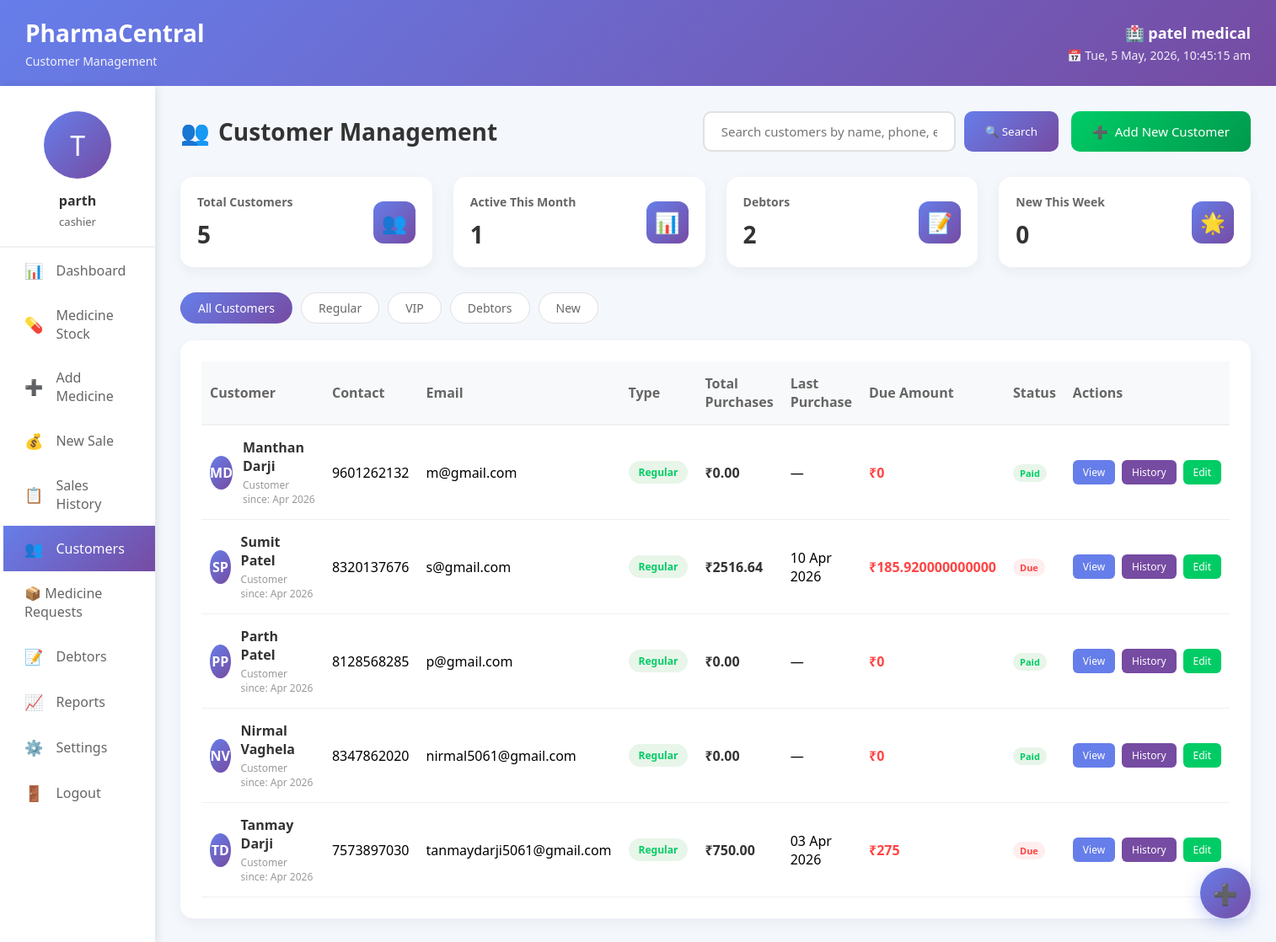
The page /customers/ (signed in) on the database its author committed.
### app1/models.py (models this page shows, shortened)
class Pharmacy(models.Model):
    name = models.CharField(max_length=200)
    owner = models.ForeignKey(User, on_delete=models.CASCADE, related_name='pharmacies')
    license_number = models.CharField(max_length=50, unique=True)
    gst_number = models.CharField(max_length=50, unique=True)
    address = models.TextField()
    city = models.CharField(max_length=100)
    pincode = models.CharField(max_length=10)
    phone = models.CharField(max_length=15)
    email = models.EmailField()
    registration_date = models.DateField(auto_now_add=True)
    is_verified = models.BooleanField(default=False)
    gst_certificate = models.FileField(upload_to='documents/gst/', null=True, blank=True)
    license_document = models.FileField(upload_to='documents/license/', null=True, blank=True)
    owner_id_proof = models.FileField(upload_to='documents/id_proof/', null=True, blank=True)
    owner_photo = models.ImageField(upload_to='profiles/owners/', null=True, blank=True)
    created_at = models.DateTimeField(auto_now_add=True)
    updated_at = models.DateTimeField(auto_now=True)

class User(AbstractUser):
    USER_TYPES = (
        ('admin', 'Admin'),
        ('pharmacy_owner', 'Pharmacy Owner'),
        ('pharmacist', 'Pharmacist'),
        ('cashier', 'Cashier'),
    )
    user_type = models.CharField(max_length=20, choices=USER_TYPES, default='cashier')
    phone_number = models.CharField(max_length=15, blank=True)
    profile_picture = models.ImageField(upload_to='profiles/', null=True, blank=True)
    is_active = models.BooleanField(default=True)
    created_at = models.DateTimeField(auto_now_add=True)
    updated_at = models.DateTimeField(auto_now=True)
    groups = models.ManyToManyField(
        'auth.Group',
        verbose_name='groups',
        blank=True,
        help_text='The groups this user belongs to.',
        related_name="pharmacentral_user_set",  # Unique name
        related_query_name="pharmacentral_user",
    )
    user_permissions = models.ManyToManyField(
        'auth.Permission',
        verbose_name='user permissions',
        blank=True,
        help_text='Specific permissions for this user.',
        related_name="pharmacentral_user_set",  # Unique name
        related_query_name="pharmacentral_user",
    )

class Customer(models.Model):
    CUSTOMER_TYPES = (
        ('regular', 'Regular'),
        ('vip', 'VIP'),
        ('debtor', 'Debtor'),
        ('new', 'New'),
    )
    STATUS_CHOICES = (
        ('active', 'Active'),
        ('inactive', 'Inactive'),
        ('blocked', 'Blocked'),
    )
    BLOOD_GROUPS = (
        ('A+', 'A+'), ('A-', 'A-'),
        ('B+', 'B+'), ('B-', 'B-'),
        ('O+', 'O+'), ('O-', 'O-'),
        ('AB+', 'AB+'), ('AB-', 'AB-'),
    )
    pharmacy = models.ForeignKey(Pharmacy, on_delete=models.CASCADE, related_name='customers', null=True, blank=True)
    customer_id = models.CharField(max_length=50, unique=True)
    first_name = models.CharField(max_length=100)
    last_name = models.CharField(max_length=100)
    email = models.EmailField(blank=True)
    phone = models.CharField(max_length=15)
    alternate_phone = models.CharField(max_length=15, blank=True)
    date_of_birth = models.DateField(null=True, blank=True)
    address = models.TextField(blank=True)
    city = models.CharField(max_length=100, blank=True)
    pincode = models.CharField(max_length=10, blank=True)
    customer_type = models.CharField(max_length=20, choices=CUSTOMER_TYPES, default='regular')
    status = models.CharField(max_length=20, choices=STATUS_CHOICES, default='active')
    emergency_contact = models.CharField(max_length=15, blank=True)
    blood_group = models.CharField(max_length=5, choices=BLOOD_GROUPS, blank=True)
    total_purchases = models.DecimalField(max_digits=12, decimal_places=2, default=0)
    total_visits = models.PositiveIntegerField(default=0)
    due_amount = models.DecimalField(max_digits=12, decimal_places=2, default=0)
    last_purchase_date = models.DateField(null=True, blank=True)
    created_at = models.DateField(auto_now_add=True)
    updated_at = models.DateTimeField(auto_now=True)
    class Meta:
        ordering = ['-created_at']
    @property
    def full_name(self):
        return f"{self.first_name} {self.last_name}"

### app1/views.py (the view, shortened to what this page needs)
# urls.py: path('customers/', views.customers, name='customers'),
@login_required(login_url='login')
def customers(request):
    user = request.user
    try:
        pharmacy = Pharmacy.objects.get(owner=user)
    except Pharmacy.DoesNotExist:
        messages.error(request, '❌ Pharmacy profile not found! Please complete your profile first.')
        return redirect('settings')
    today = timezone.now().date()
    thirty_days_ago = today - timedelta(days=30)
    seven_days_ago = today - timedelta(days=7)
    search_query = request.GET.get('search', '')
    customer_type = request.GET.get('type', '')
    customers_list = Customer.objects.filter(pharmacy=pharmacy)
    if customer_type:
        customers_list = customers_list.filter(customer_type=customer_type)
    total_customers = Customer.objects.filter(pharmacy=pharmacy).count()
    active_this_month = Customer.objects.filter(
        pharmacy=pharmacy,
        sale__date__gte=thirty_days_ago,
        sale__pharmacy=pharmacy  # Ensure sales are from this pharmacy
    ).distinct().count()
    debtor_count = Customer.objects.filter(
        pharmacy=pharmacy,
        due_amount__gt=0
    ).count()
    new_this_week = Customer.objects.filter(
        pharmacy=pharmacy,
        created_at__gte=seven_days_ago
    ).count()
    for customer in customers_list:
        pending_sales = Sale.objects.filter(
            customer=customer,
            pharmacy=pharmacy,  # 🔐 Ensure sales are from this pharmacy
            payment_status__in=['pending', 'partial']
        ).aggregate(total_due=Sum('due_amount'))
        customer.due_amount = pending_sales['total_due'] or 0
        first_initial = customer.first_name[0] if customer.first_name else ''
        last_initial = customer.last_name[0] if customer.last_name else ''
        customer.initials = f"{first_initial}{last_initial}" if first_initial or last_initial else '👤'
    paginator = Paginator(customers_list, 10)  # Show 10 customers per page
    page_number = request.GET.get('page')
    customers_page = paginator.get_page(page_number)
    total_due_amount = customers_list.aggregate(total=Sum('due_amount'))['total'] or 0
    context = {
        'customers': customers_page,
        'search_query': search_query,
        'customer_type': customer_type,
        'total_customers': total_customers,
        'active_this_month': active_this_month,
        'debtor_count': debtor_count,
        'new_this_week': new_this_week,
        'total_due_amount': total_due_amount,
        'pharmacy': pharmacy,
        'pharmacy_name': pharmacy.name,
        'pharmacy_id': pharmacy.id,
        'user_full_name': user.get_full_name() or user.username,
        'user_initials': user.username[0].upper() if user.username else 'U',
        'user_role': getattr(user, 'user_type', 'Pharmacist'),
        'page_obj': customers_page,
        'is_paginated': paginator.num_pages > 1,
    }
    print(f"📋 Customers page loaded for pharmacy: {pharmacy.name}")
    print(f"   Total customers: {total_customers}")
    print(f"   Active this month: {active_this_month}")
    print(f"   Debtors: {debtor_count}")
    return render(request, 'app1/customers.html', context)

### app1/templates/app1/customers.html (shortened to what this page needs)
<!DOCTYPE html>
<html lang="gu">
<head>
</head>
<body>
    <div class="header">
        <div class="logo-area">
            <h1>PharmaCentral</h1>
            <p>Customer Management</p>
        </div>
        <div class="pharmacy-info">
            <h3>🏥 {{ pharmacy_name }}</h3>
            <p id="currentDateTime">📅 Loading...</p>
        </div>
    </div>
    <div class="container">
        <div class="sidebar">
            <div class="profile-card">
                <div class="profile-img">{{ user_initials }}</div>
                <h3>{{ user_full_name }}</h3>
                <p>{{ user_role }}</p>
            </div>
            <div class="menu">
                <a href="{% url 'dashboard' %}" class="menu-item">
                    <span>📊</span> Dashboard
                </a>
                <a href="{% url 'medicine_stock' %}" class="menu-item">
                    <span>💊</span> Medicine Stock
                </a>
                <a href="{% url 'add_medicine' %}" class="menu-item">
                    <span>➕</span> Add Medicine
                </a>
                <a href="{% url 'sales' %}" class="menu-item">
                    <span>💰</span> New Sale
                </a>
                <a href="{% url 'sales_history' %}" class="menu-item">
                    <span>📋</span> Sales History
                </a>
                <a href="{% url 'customers' %}" class="menu-item active">
                    <span>👥</span> Customers
                </a>
                 <a href="{% url 'medicine_requests' %}" class="menu-item">📦 Medicine Requests</a>
                <a href="{% url 'debtors' %}" class="menu-item">
                    <span>📝</span> Debtors
                </a>
                <a href="{% url 'reports' %}" class="menu-item">
                    <span>📈</span> Reports
                </a>
                <a href="{% url 'settings' %}" class="menu-item">
                    <span>⚙️</span> Settings
                </a>
                <a href="{% url 'logout' %}" class="menu-item" onclick="return confirm('Are you sure you want to logout?')">
                    <span>🚪</span> Logout
                </a>
            </div>
        </div>
        <div class="main-content">
            <div class="page-header">
                <h2>
                    <span>👥</span> Customer Management
                </h2>
                <div class="header-actions">
                    <div class="search-box">
                        <form method="GET" action="{% url 'customers' %}">
                            <input type="text" name="search" placeholder="Search customers by name, phone, email..." value="{{ search_query }}">
                            <button type="submit">🔍 Search</button>
                        </form>
                    </div>
                    <a href="{% url 'add_customer' %}" class="add-btn">
                        <span>➕</span> Add New Customer
                    </a>
                </div>
            </div>
            <div class="stats-cards">
                <div class="stat-card">
                    <div class="stat-info">
                        <h3>Total Customers</h3>
                        <div class="number">{{ total_customers }}</div>
                    </div>
                    <div class="stat-icon">👥</div>
                </div>
                <div class="stat-card">
                    <div class="stat-info">
                        <h3>Active This Month</h3>
                        <div class="number">{{ active_this_month }}</div>
                    </div>
                    <div class="stat-icon">📊</div>
                </div>
                <div class="stat-card">
                    <div class="stat-info">
                        <h3>Debtors</h3>
                        <div class="number">{{ debtor_count }}</div>
                    </div>
                    <div class="stat-icon">📝</div>
                </div>
                <div class="stat-card">
                    <div class="stat-info">
                        <h3>New This Week</h3>
                        <div class="number">{{ new_this_week }}</div>
                    </div>
                    <div class="stat-icon">🌟</div>
                </div>
            </div>
            <div class="filter-tabs">
                <a href="{% url 'customers' %}" class="filter-tab {% if not customer_type %}active{% endif %}">All Customers</a>
                <a href="{% url 'customers' %}?type=regular" class="filter-tab {% if customer_type == 'regular' %}active{% endif %}">Regular</a>
                <a href="{% url 'customers' %}?type=vip" class="filter-tab {% if customer_type == 'vip' %}active{% endif %}">VIP</a>
                <a href="{% url 'customers' %}?type=debtor" class="filter-tab {% if customer_type == 'debtor' %}active{% endif %}">Debtors</a>
                <a href="{% url 'customers' %}?type=new" class="filter-tab {% if customer_type == 'new' %}active{% endif %}">New</a>
            </div>
            <div class="customers-table-container">
                <table>
                    <thead>
                        <tr>
                            <th>Customer</th>
                            <th>Contact</th>
                            <th>Email</th>
                            <th>Type</th>
                            <th>Total Purchases</th>
                            <th>Last Purchase</th>
                            <th>Due Amount</th>
                            <th>Status</th>
                            <th>Actions</th>
                        </tr>
                    </thead>
                    <tbody>
                        {% for customer in customers %}
                        <tr>
                            <td>
                                <div class="customer-info">
                                    <div class="customer-avatar">{{ customer.initials }}</div>
                                    <div class="customer-details">
                                        <h4>{{ customer.full_name }}</h4>
                                        <p>Customer since: {{ customer.created_at|date:"M Y" }}</p>
                                    </div>
                                </div>
                            </td>
                            <td>{{ customer.phone }}</td>
                            <td>{{ customer.email|default:"—" }}</td>
                            <td>
                                <span class="customer-type
                                    {% if customer.customer_type == 'regular' %}type-regular
                                    {% elif customer.customer_type == 'vip' %}type-vip
                                    {% elif customer.customer_type == 'debtor' %}type-debtor
                                    {% elif customer.customer_type == 'new' %}type-new
                                    {% endif %}">
                                    {{ customer.get_customer_type_display }}
                                </span>
                            </td>
                            <td class="amount">₹{{ customer.total_purchases|floatformat:2 }}</td>
                            <td>{{ customer.last_purchase_date|date:"d M Y"|default:"—" }}</td>
                            <td class="amount due">{% if customer.due_amount > 0 %}₹{{ customer.due_amount }}{% else %}₹0{% endif %}</td>
                            <td>
                                <span class="badge {% if customer.due_amount > 0 %}unpaid{% else %}paid{% endif %}">
                                    {% if customer.due_amount > 0 %}Due{% else %}Paid{% endif %}
                                </span>
                            </td>
                            <td>
                                <div class="action-buttons">
                                    <a href="{% url 'view_customer' customer.id %}" class="action-btn view">View</a>
                                    <a href="{% url 'customer_history' customer.id %}" class="action-btn history">History</a>
                                    <a href="{% url 'edit_customer' customer.id %}" class="action-btn edit">Edit</a>
                                </div>
                            </td>
                        </tr>
                        {% endfor %}
                    </tbody>
                </table>
            </div>
        </div>
    </div>
    <div class="quick-actions">
        <a href="{% url 'add_customer' %}" class="action-btn quick" title="Add New Customer">➕</a>
    </div>
</body>
</html>

### rows shown on the page
Pharmacy: name "patel medical"
User: user_type "cashier"
Customer: initials "MD", full_name "Manthan Darji", created_at "Apr 2026", phone "9601262132", email "m@gmail.com", customer_type "Regular", total_purchases "0.00", last_purchase_date "—", due_amount "₹0"
Customer: initials "SP", full_name "Sumit Patel", created_at "Apr 2026", phone "8320137676", email "s@gmail.com", customer_type "Regular", total_purchases "2516.64", last_purchase_date "10 Apr 2026", due_amount "185.920000000000", shows "Due"
Customer: initials "PP", full_name "Parth Patel", created_at "Apr 2026", phone "8128568285", email "p@gmail.com", customer_type "Regular", total_purchases "0.00", last_purchase_date "—", due_amount "₹0"
Customer: initials "NV", full_name "Nirmal Vaghela", created_at "Apr 2026", phone "8347862020", email "nirmal5061@gmail.com", customer_type "Regular", total_purchases "0.00", last_purchase_date "—", due_amount "₹0"
Customer: initials "TD", full_name "Tanmay Darji", created_at "Apr 2026", phone "7573897030", email "tanmaydarji5061@gmail.com", customer_type "Regular", total_purchases "750.00", last_purchase_date "03 Apr 2026", due_amount "275", shows "Due"

### other values the page prints
{{ user_initials }} "T"
{{ user_full_name }} "parth"
{{ total_customers }} "5"
{{ active_this_month }} "1"
{{ debtor_count }} "2"
{{ new_this_week }} "0"
